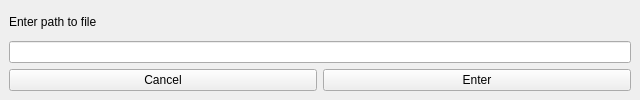
<?xml version="1.0" encoding="UTF-8"?>
<ui version="4.0">
 <class>EnterPathWin</class>
 <widget class="QMainWindow" name="EnterPathWin">
  <property name="geometry">
   <rect>
    <x>0</x>
    <y>0</y>
    <width>640</width>
    <height>100</height>
   </rect>
  </property>
  <property name="windowTitle">
   <string>MainWindow</string>
  </property>
  <widget class="QWidget" name="centralwidget">
   <layout class="QVBoxLayout" name="verticalLayout">
    <item>
     <widget class="QLabel" name="label">
      <property name="text">
       <string>Enter path to file</string>
      </property>
     </widget>
    </item>
    <item>
     <widget class="QLineEdit" name="lineEdit"/>
    </item>
    <item>
     <layout class="QHBoxLayout" name="horizontalLayout">
      <item>
       <widget class="QPushButton" name="ButtCancel">
        <property name="text">
         <string>Cancel</string>
        </property>
       </widget>
      </item>
      <item>
       <widget class="QPushButton" name="ButtEnter">
        <property name="text">
         <string>Enter</string>
        </property>
        <property name="checkable">
         <bool>false</bool>
        </property>
       </widget>
      </item>
     </layout>
    </item>
   </layout>
  </widget>
 </widget>
 <resources/>
 <connections/>
</ui>
